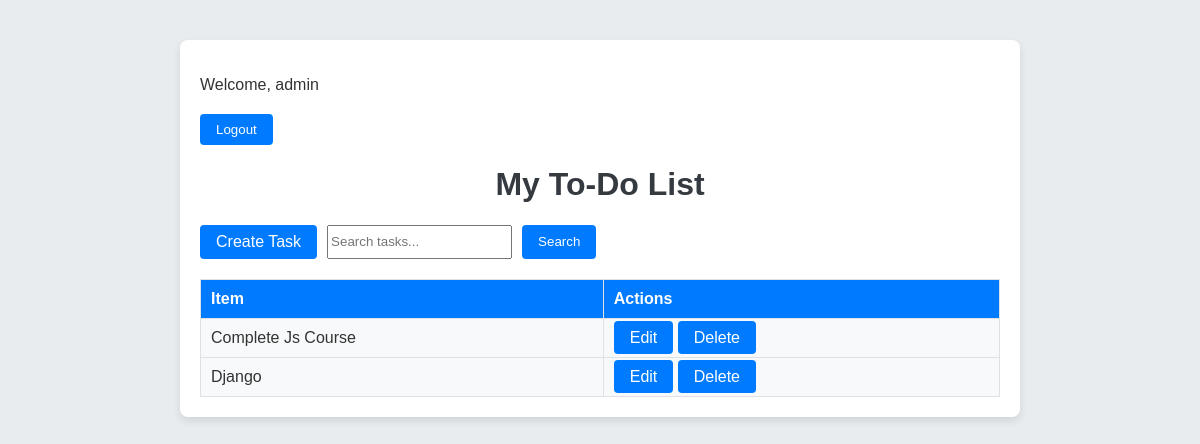
The app's page / (signed in), older data.
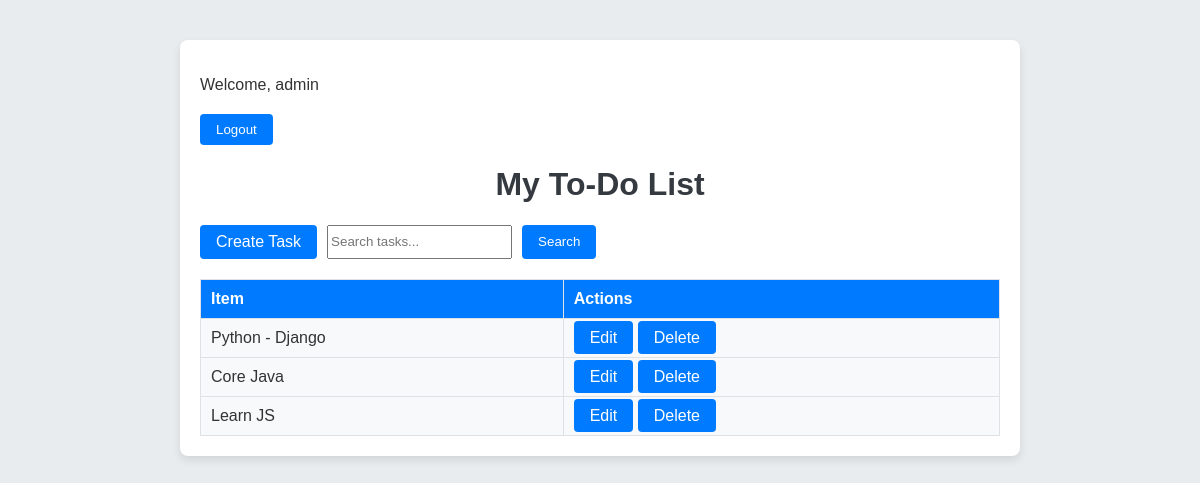
The same page, newer data.
### base/models.py (models this page shows, shortened)
class Task(models.Model):
    user = models.ForeignKey(User,on_delete=models.CASCADE, null=True, blank= True)
    title = models.CharField(max_length=200)
    description = models.TextField(null=True, blank=True)
    complete = models.BooleanField(default=False)
    created= models.DateTimeField(auto_now_add=True)
    class Meta:
        ordering = ['complete']

### base/views.py (the view)
# urls.py: path('',TaskList.as_view(), name='tasks'),
class TaskList(LoginRequiredMixin, ListView):
    model = Task
    context_object_name = 'tasks'
    def get_context_data(self, **kwargs):
        context = super().get_context_data(**kwargs)
        context['tasks'] = context['tasks'].filter(user=self.request.user)
        context['count'] = context['tasks'].filter(complete=False).count()
        search_input = self.request.GET.get('search') or ''
        if search_input:
            context['tasks'] = context['tasks'].filter(
                title__startswith=search_input)
        context['search_input'] = search_input
        return context

### base/templates/base/task_list.html (shortened to what this page needs)
<!DOCTYPE html>
<html lang="en">
<head>
</head>
<body>
<div class="container">
    {% block content %}
    {% if request.user.is_authenticated %}
        <p>Welcome, {{ request.user }}</p>
        <form action="{% url 'logout' %}" method="POST" class="form-inline">
            <input type="submit" value="Logout">
        </form>
    {% else %}
        <a href="{% url 'login' %}" class="btn btn-primary">Login</a>
    {% endif %}
    <h1>My To-Do List</h1>
    <form method="GET" class="form-inline">
        <a href="{% url 'create-task' %}" class="btn btn-success">Create Task</a>
        <input type="text" name="search" value="{{ search_input }}" class="form-control" placeholder="Search tasks...">
        <input type="submit" value="Search" class="btn btn-primary">
    </form>
    <table>
        <thead>
            <tr>
                <th>Item</th>
                <th>Actions</th>
            </tr>
        </thead>
        <tbody>
            {% for task in tasks %}
                <tr>
                    <td>{{ task.title }}</td>
                    <td>
                        <a href="{% url 'update-task' task.id %}" class="btn btn-warning btn-sm">Edit</a>
                        <a href="{% url 'delete-task' task.id %}" class="btn btn-danger btn-sm">Delete</a>
                    </td>
                </tr>
            {% empty %}
                <tr>
                    <td colspan="2" class="text-center">No items found</td>
                </tr>
            {% endfor %}
        </tbody>
    </table>
    {% endblock content %}
</div>
</body>
</html>

### base/templates/base/task_list.html (style rules this page uses)
body { background-color: #e9ecef; font-family: Arial, sans-serif; color: #333; margin: 0; padding: 0; }
.container { max-width: 800px; margin: 40px auto; padding: 20px; background-color: #fff; border-radius: 8px; box-shadow: 0 4px 8px rgba(0, 0, 0, 0.1); }
h1 { color: #343a40; text-align: center; }
table { width: 100%; border-collapse: collapse; margin-top: 20px; }
th, td { border: 1px solid #dee2e6; padding: 10px; text-align: left; }
th { background-color: #007bff; color: white; }
td { background-color: #f8f9fa; }
a { color: #007bff; text-decoration: none; }
input[type="submit"], .btn { background-color: #007bff; color: white; border: none; padding: 8px 16px; cursor: pointer; border-radius: 4px; }
.form-inline { display: flex; gap: 10px; margin-top: 20px; }

Row changes from the older to the newer data that the page shows:
removed Task: title "Complete Js Course"
removed Task: title "Django"
added Task: title "Python - Django"
added Task: title "Core Java"
added Task: title "Learn JS"
